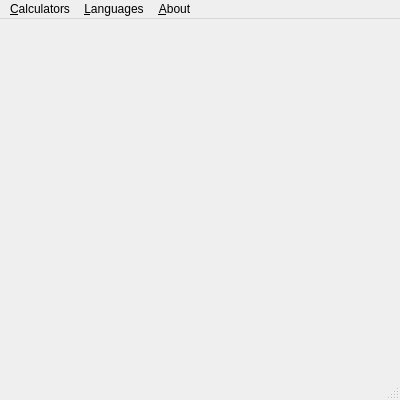
<?xml version="1.0" encoding="UTF-8"?>
<ui version="4.0">
 <class>MainWindow</class>
 <widget class="QMainWindow" name="MainWindow">
  <property name="geometry">
   <rect>
    <x>0</x>
    <y>0</y>
    <width>400</width>
    <height>400</height>
   </rect>
  </property>
  <property name="windowTitle">
   <string>Forex Calculator</string>
  </property>
  <widget class="QWidget" name="centralwidget">
   <widget class="QStackedWidget" name="stackedWidget">
    <property name="geometry">
     <rect>
      <x>6</x>
      <y>3</y>
      <width>391</width>
      <height>371</height>
     </rect>
    </property>
    <widget class="QWidget" name="page"/>
    <widget class="QWidget" name="page_2"/>
   </widget>
  </widget>
  <widget class="QMenuBar" name="menubar">
   <property name="geometry">
    <rect>
     <x>0</x>
     <y>0</y>
     <width>400</width>
     <height>22</height>
    </rect>
   </property>
   <widget class="QMenu" name="menuCalculators">
    <property name="title">
     <string>&amp;Calculators</string>
    </property>
    <addaction name="actionPip_calculator"/>
    <addaction name="actionMargin_calculator"/>
    <addaction name="actionLot_Size_Calculator"/>
    <addaction name="actionProfit_and_Loss_Calculator"/>
    <addaction name="actionPosition_Size_Calculator"/>
    <addaction name="actionRisk_Reward_Calculator"/>
    <addaction name="actionSwap_Calculator"/>
    <addaction name="actionCurrency_Converter"/>
    <addaction name="actionFibonacci_Calculator"/>
    <addaction name="actionVolatility_Calculator"/>
    <addaction name="actionBreak_Even_Calculator"/>
    <addaction name="actionCompound_Interest_Calculator"/>
    <addaction name="actionRisk_Management_Calculator"/>
   </widget>
   <widget class="QMenu" name="menuLanguages">
    <property name="title">
     <string>&amp;Languages</string>
    </property>
    <widget class="QMenu" name="menuAsian_2">
     <property name="title">
      <string>Asian</string>
     </property>
     <addaction name="actionHindi_2"/>
     <addaction name="actionBengali_2"/>
     <addaction name="actionJapanese_2"/>
     <addaction name="actionKorean_2"/>
     <addaction name="actionVietnamese_2"/>
     <addaction name="actionThai_2"/>
    </widget>
    <widget class="QMenu" name="menuEuropean">
     <property name="title">
      <string>European</string>
     </property>
     <addaction name="actionFrench_2"/>
     <addaction name="actionGerman_2"/>
     <addaction name="actionRussian_2"/>
     <addaction name="actionPortuguese_2"/>
     <addaction name="actionItalian"/>
    </widget>
    <widget class="QMenu" name="menuMiddle_Eastern">
     <property name="title">
      <string>Middle Eastern</string>
     </property>
     <addaction name="actionPersian_Farsi"/>
     <addaction name="actionTurkish"/>
     <addaction name="actionHebrew"/>
     <addaction name="actionPashto"/>
    </widget>
    <widget class="QMenu" name="menuAfrican">
     <property name="title">
      <string>African</string>
     </property>
     <addaction name="actionSwahili"/>
     <addaction name="actionHausa"/>
     <addaction name="actionAmharic"/>
     <addaction name="actionYoruba"/>
     <addaction name="actionZulu"/>
    </widget>
    <widget class="QMenu" name="menuIndigenous">
     <property name="title">
      <string>Indigenous</string>
     </property>
     <addaction name="actionHaitian_Creole"/>
     <addaction name="actionGuarani"/>
     <addaction name="actionNahuatl"/>
    </widget>
    <addaction name="actionEnglish"/>
    <addaction name="actionSpanish"/>
    <addaction name="actionChinese_2"/>
    <addaction name="actionArabic"/>
    <addaction name="separator"/>
    <addaction name="menuAsian_2"/>
    <addaction name="menuEuropean"/>
    <addaction name="menuMiddle_Eastern"/>
    <addaction name="menuAfrican"/>
    <addaction name="menuIndigenous"/>
   </widget>
   <widget class="QMenu" name="menuAbout">
    <property name="title">
     <string>&amp;About</string>
    </property>
    <addaction name="aboutQt"/>
    <addaction name="aboutForexCalculator"/>
   </widget>
   <addaction name="menuCalculators"/>
   <addaction name="menuLanguages"/>
   <addaction name="menuAbout"/>
  </widget>
  <widget class="QStatusBar" name="statusbar"/>
  <action name="aboutQt">
   <property name="text">
    <string>About Qt</string>
   </property>
  </action>
  <action name="aboutForexCalculator">
   <property name="text">
    <string>About Forex Calculator</string>
   </property>
  </action>
  <action name="actionPip_calculator">
   <property name="text">
    <string>Pip Calculator</string>
   </property>
   <property name="shortcut">
    <string>Ctrl+P</string>
   </property>
  </action>
  <action name="actionMargin_calculator">
   <property name="text">
    <string>Margin Calculator</string>
   </property>
   <property name="shortcut">
    <string>Ctrl+M</string>
   </property>
  </action>
  <action name="actionLot_Size_Calculator">
   <property name="text">
    <string>Lot Size Calculator</string>
   </property>
   <property name="shortcut">
    <string>Ctrl+L</string>
   </property>
  </action>
  <action name="actionProfit_and_Loss_Calculator">
   <property name="text">
    <string>Profit and Loss Calculator</string>
   </property>
   <property name="shortcut">
    <string>Ctrl+T</string>
   </property>
  </action>
  <action name="actionPosition_Size_Calculator">
   <property name="text">
    <string>Position Size Calculator</string>
   </property>
   <property name="shortcut">
    <string>Ctrl+O</string>
   </property>
  </action>
  <action name="actionRisk_Reward_Calculator">
   <property name="text">
    <string>Risk/Reward Calculator</string>
   </property>
   <property name="shortcut">
    <string>Ctrl+R</string>
   </property>
  </action>
  <action name="actionSwap_Calculator">
   <property name="text">
    <string>Swap Calculator</string>
   </property>
   <property name="shortcut">
    <string>Ctrl+W</string>
   </property>
  </action>
  <action name="actionCurrency_Converter">
   <property name="text">
    <string>Currency Converter</string>
   </property>
   <property name="shortcut">
    <string>Ctrl+Y</string>
   </property>
  </action>
  <action name="actionFibonacci_Calculator">
   <property name="text">
    <string>Fibonacci Calculator</string>
   </property>
   <property name="shortcut">
    <string>Ctrl+F</string>
   </property>
  </action>
  <action name="actionVolatility_Calculator">
   <property name="text">
    <string>Volatility Calculator</string>
   </property>
   <property name="shortcut">
    <string>Ctrl+V</string>
   </property>
  </action>
  <action name="actionBreak_Even_Calculator">
   <property name="text">
    <string>Break-Even Calculator</string>
   </property>
   <property name="shortcut">
    <string>Ctrl+B</string>
   </property>
  </action>
  <action name="actionCompound_Interest_Calculator">
   <property name="text">
    <string>Compound Interest Calculator</string>
   </property>
   <property name="shortcut">
    <string>Ctrl+U</string>
   </property>
  </action>
  <action name="actionEnglish">
   <property name="text">
    <string>English</string>
   </property>
  </action>
  <action name="actionSpanish">
   <property name="text">
    <string>Spanish</string>
   </property>
  </action>
  <action name="actionChinese_2">
   <property name="text">
    <string>Chinese</string>
   </property>
  </action>
  <action name="actionArabic">
   <property name="text">
    <string>Arabic</string>
   </property>
  </action>
  <action name="actionRussian">
   <property name="text">
    <string>Russian</string>
   </property>
  </action>
  <action name="actionPortuguese">
   <property name="text">
    <string>Portuguese</string>
   </property>
  </action>
  <action name="actionGerman">
   <property name="text">
    <string>German</string>
   </property>
  </action>
  <action name="actionJapanese">
   <property name="text">
    <string>Japanese</string>
   </property>
  </action>
  <action name="actionHindi">
   <property name="text">
    <string>Hindi</string>
   </property>
  </action>
  <action name="actionBengali">
   <property name="text">
    <string>Bengali</string>
   </property>
  </action>
  <action name="actionPunjabi">
   <property name="text">
    <string>Punjabi</string>
   </property>
  </action>
  <action name="actionUrdu">
   <property name="text">
    <string>Urdu</string>
   </property>
  </action>
  <action name="actionVietnamese">
   <property name="text">
    <string>Vietnamese</string>
   </property>
  </action>
  <action name="actionIndonesian_Bahasa_Indonesia">
   <property name="text">
    <string>Indonesian (Bahasa Indonesia)</string>
   </property>
  </action>
  <action name="actionTagalog_Filipino">
   <property name="text">
    <string>Tagalog (Filipino)</string>
   </property>
  </action>
  <action name="actionKorean">
   <property name="text">
    <string>Korean</string>
   </property>
  </action>
  <action name="actionTamil">
   <property name="text">
    <string>Tamil</string>
   </property>
  </action>
  <action name="actionThai">
   <property name="text">
    <string>Thai</string>
   </property>
  </action>
  <action name="actionBurmese">
   <property name="text">
    <string>Burmese</string>
   </property>
  </action>
  <action name="actionKhmer">
   <property name="text">
    <string>Khmer</string>
   </property>
  </action>
  <action name="actionNepali">
   <property name="text">
    <string>Nepali</string>
   </property>
  </action>
  <action name="actionHindi_2">
   <property name="text">
    <string>Hindi</string>
   </property>
  </action>
  <action name="actionBengali_2">
   <property name="text">
    <string>Bengali</string>
   </property>
  </action>
  <action name="actionJapanese_2">
   <property name="text">
    <string>Japanese</string>
   </property>
  </action>
  <action name="actionKorean_2">
   <property name="text">
    <string>Korean</string>
   </property>
  </action>
  <action name="actionVietnamese_2">
   <property name="text">
    <string>Vietnamese</string>
   </property>
  </action>
  <action name="actionThai_2">
   <property name="text">
    <string>Thai</string>
   </property>
  </action>
  <action name="actionFrench_2">
   <property name="text">
    <string>French</string>
   </property>
  </action>
  <action name="actionGerman_2">
   <property name="text">
    <string>German</string>
   </property>
  </action>
  <action name="actionRussian_2">
   <property name="text">
    <string>Russian</string>
   </property>
  </action>
  <action name="actionPortuguese_2">
   <property name="text">
    <string>Portuguese</string>
   </property>
  </action>
  <action name="actionItalian">
   <property name="text">
    <string>Italian</string>
   </property>
  </action>
  <action name="actionPersian_Farsi">
   <property name="text">
    <string>Persian (Farsi)</string>
   </property>
  </action>
  <action name="actionTurkish">
   <property name="text">
    <string>Turkish</string>
   </property>
  </action>
  <action name="actionHebrew">
   <property name="text">
    <string>Hebrew</string>
   </property>
  </action>
  <action name="actionPashto">
   <property name="text">
    <string>Pashto</string>
   </property>
  </action>
  <action name="actionSwahili">
   <property name="text">
    <string>Swahili</string>
   </property>
  </action>
  <action name="actionAmharic">
   <property name="text">
    <string>Amharic</string>
   </property>
  </action>
  <action name="actionHausa">
   <property name="text">
    <string>Hausa</string>
   </property>
  </action>
  <action name="actionYoruba">
   <property name="text">
    <string>Yoruba</string>
   </property>
  </action>
  <action name="actionZulu">
   <property name="text">
    <string>Zulu</string>
   </property>
  </action>
  <action name="actionHaitian_Creole">
   <property name="text">
    <string>Haitian Creole</string>
   </property>
  </action>
  <action name="actionGuarani">
   <property name="text">
    <string>Guarani</string>
   </property>
  </action>
  <action name="actionNahuatl">
   <property name="text">
    <string>Nahuatl</string>
   </property>
  </action>
  <action name="actionRisk_Management_Calculator">
   <property name="text">
    <string>Risk Management Calculator</string>
   </property>
   <property name="shortcut">
    <string>Ctrl+M</string>
   </property>
  </action>
 </widget>
 <resources/>
 <connections/>
</ui>
